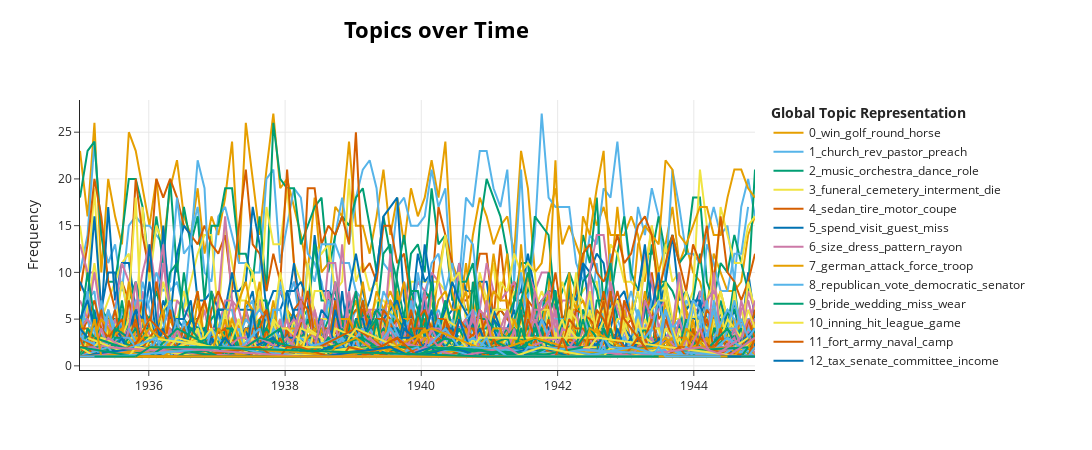

The notebook cell saved with this chart:
### Markdown cell above
I think this topic model is much more interesting. Since the C-TF-IDF is trained to consider temporal relationships between words, the timeframe matters much more than in previous models. A few examples are below.

(1) The newly-founded Soviet Union was formed in 1922. We'll see the terms "Russia" and "Soviet" used interchangably throughout the remaining 20 years of analysis, hence why they're tied under the same topic number.

(2) Polyester was also commercialized around this time, which gave rise to the term "rayon" in the 1920s. This demonstrates that Americans have struggled with the term "polyester" even from the beginning.

(3) Interestingly, topics referencing Hitler and Nazi Germany peaked pre-World War II, which began in 1944. I chose this timeframe specifically becuase I thought the trace of war-associated terms would spike, but this doesn't seem to be the case.

(4) Probably the most interesting trend is in relation to labor. Phrases associated with workers, strikes, and unionization spiked shortly after the end of World War II, in 1945.

### Code cell
topic_model_1930 = BERTopic(embedding_model=config.EMBEDDING_MODEL,
                       vectorizer_model = vectorizer,
                       calculate_probabilities = False,
                       nr_topics = config.TOPIC_COUNT)
topics_1930, probabilities = topic_model_1930.fit_transform(sampled_dataset_1930["article"])
topics_over_time = topic_model_1930.topics_over_time(docs = sampled_dataset_1930["article"], 
                                                topics = topics_1930,
                                                timestamps = sampled_dataset_1930["date"],
                                                nr_bins = config.TIME_BINS)
topic_model_1930.visualize_topics_over_time(topics_over_time)
